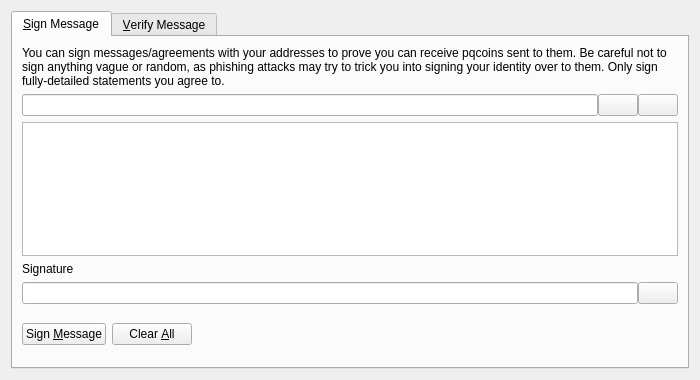
<?xml version="1.0" encoding="UTF-8"?>
<ui version="4.0">
 <class>SignVerifyMessageDialog</class>
 <widget class="QDialog" name="SignVerifyMessageDialog">
  <property name="geometry">
   <rect>
    <x>0</x>
    <y>0</y>
    <width>700</width>
    <height>380</height>
   </rect>
  </property>
  <property name="windowTitle">
   <string>Signatures - Sign / Verify a Message</string>
  </property>
  <property name="modal">
   <bool>true</bool>
  </property>
  <layout class="QVBoxLayout" name="verticalLayout">
   <item>
    <widget class="QTabWidget" name="tabWidget">
     <property name="currentIndex">
      <number>0</number>
     </property>
     <widget class="QWidget" name="tabSignMessage">
      <attribute name="title">
       <string>&amp;Sign Message</string>
      </attribute>
      <layout class="QVBoxLayout" name="verticalLayout_SM">
       <item>
        <widget class="QLabel" name="infoLabel_SM">
         <property name="text">
          <string>You can sign messages/agreements with your addresses to prove you can receive pqcoins sent to them. Be careful not to sign anything vague or random, as phishing attacks may try to trick you into signing your identity over to them. Only sign fully-detailed statements you agree to.</string>
         </property>
         <property name="textFormat">
          <enum>Qt::PlainText</enum>
         </property>
         <property name="wordWrap">
          <bool>true</bool>
         </property>
        </widget>
       </item>
       <item>
        <layout class="QHBoxLayout" name="horizontalLayout_1_SM">
         <property name="spacing">
          <number>0</number>
         </property>
         <item>
          <widget class="QValidatedLineEdit" name="addressIn_SM">
           <property name="toolTip">
            <string>The Pqcoin address to sign the message with</string>
           </property>
          </widget>
         </item>
         <item>
          <widget class="QPushButton" name="addressBookButton_SM">
           <property name="toolTip">
            <string>Choose previously used address</string>
           </property>
           <property name="text">
            <string/>
           </property>
           <property name="icon">
            <iconset resource="../bitcoin.qrc">
             <normaloff>:/icons/address-book</normaloff>:/icons/address-book</iconset>
           </property>
           <property name="shortcut">
            <string>Alt+A</string>
           </property>
           <property name="autoDefault">
            <bool>false</bool>
           </property>
          </widget>
         </item>
         <item>
          <widget class="QPushButton" name="pasteButton_SM">
           <property name="toolTip">
            <string>Paste address from clipboard</string>
           </property>
           <property name="text">
            <string/>
           </property>
           <property name="icon">
            <iconset resource="../bitcoin.qrc">
             <normaloff>:/icons/editpaste</normaloff>:/icons/editpaste</iconset>
           </property>
           <property name="shortcut">
            <string>Alt+P</string>
           </property>
           <property name="autoDefault">
            <bool>false</bool>
           </property>
          </widget>
         </item>
        </layout>
       </item>
       <item>
        <widget class="QPlainTextEdit" name="messageIn_SM">
         <property name="toolTip">
          <string>Enter the message you want to sign here</string>
         </property>
        </widget>
       </item>
       <item>
        <widget class="QLabel" name="signatureLabel_SM">
         <property name="text">
          <string>Signature</string>
         </property>
         <property name="textFormat">
          <enum>Qt::PlainText</enum>
         </property>
        </widget>
       </item>
       <item>
        <layout class="QHBoxLayout" name="horizontalLayout_2_SM">
         <property name="spacing">
          <number>0</number>
         </property>
         <item>
          <widget class="QLineEdit" name="signatureOut_SM">
           <property name="font">
            <font>
             <italic>true</italic>
            </font>
           </property>
           <property name="readOnly">
            <bool>true</bool>
           </property>
          </widget>
         </item>
         <item>
          <widget class="QPushButton" name="copySignatureButton_SM">
           <property name="toolTip">
            <string>Copy the current signature to the system clipboard</string>
           </property>
           <property name="text">
            <string/>
           </property>
           <property name="icon">
            <iconset resource="../bitcoin.qrc">
             <normaloff>:/icons/editcopy</normaloff>:/icons/editcopy</iconset>
           </property>
           <property name="autoDefault">
            <bool>false</bool>
           </property>
          </widget>
         </item>
        </layout>
       </item>
       <item>
        <layout class="QHBoxLayout" name="horizontalLayout_3_SM">
         <item>
          <widget class="QPushButton" name="signMessageButton_SM">
           <property name="toolTip">
            <string>Sign the message to prove you own this Pqcoin address</string>
           </property>
           <property name="text">
            <string>Sign &amp;Message</string>
           </property>
           <property name="icon">
            <iconset resource="../bitcoin.qrc">
             <normaloff>:/icons/edit</normaloff>:/icons/edit</iconset>
           </property>
           <property name="autoDefault">
            <bool>false</bool>
           </property>
          </widget>
         </item>
         <item>
          <widget class="QPushButton" name="clearButton_SM">
           <property name="toolTip">
            <string>Reset all sign message fields</string>
           </property>
           <property name="text">
            <string>Clear &amp;All</string>
           </property>
           <property name="icon">
            <iconset resource="../bitcoin.qrc">
             <normaloff>:/icons/remove</normaloff>:/icons/remove</iconset>
           </property>
           <property name="autoDefault">
            <bool>false</bool>
           </property>
          </widget>
         </item>
         <item>
          <spacer name="horizontalSpacer_1_SM">
           <property name="orientation">
            <enum>Qt::Horizontal</enum>
           </property>
           <property name="sizeHint" stdset="0">
            <size>
             <width>40</width>
             <height>48</height>
            </size>
           </property>
          </spacer>
         </item>
         <item>
          <widget class="QLabel" name="statusLabel_SM">
           <property name="font">
            <font>
             <weight>75</weight>
             <bold>true</bold>
            </font>
           </property>
           <property name="text">
            <string/>
           </property>
           <property name="wordWrap">
            <bool>true</bool>
           </property>
          </widget>
         </item>
         <item>
          <spacer name="horizontalSpacer_2_SM">
           <property name="orientation">
            <enum>Qt::Horizontal</enum>
           </property>
           <property name="sizeHint" stdset="0">
            <size>
             <width>40</width>
             <height>48</height>
            </size>
           </property>
          </spacer>
         </item>
        </layout>
       </item>
      </layout>
     </widget>
     <widget class="QWidget" name="tabVerifyMessage">
      <attribute name="title">
       <string>&amp;Verify Message</string>
      </attribute>
      <layout class="QVBoxLayout" name="verticalLayout_VM">
       <item>
        <widget class="QLabel" name="infoLabel_VM">
         <property name="text">
          <string>Enter the receiver's address, message (ensure you copy line breaks, spaces, tabs, etc. exactly) and signature below to verify the message. Be careful not to read more into the signature than what is in the signed message itself, to avoid being tricked by a man-in-the-middle attack. Note that this only proves the signing party receives with the address, it cannot prove sendership of any transaction!</string>
         </property>
         <property name="textFormat">
          <enum>Qt::PlainText</enum>
         </property>
         <property name="alignment">
          <set>Qt::AlignLeading|Qt::AlignLeft|Qt::AlignTop</set>
         </property>
         <property name="wordWrap">
          <bool>true</bool>
         </property>
        </widget>
       </item>
       <item>
        <layout class="QHBoxLayout" name="horizontalLayout_1_VM">
         <property name="spacing">
          <number>0</number>
         </property>
         <item>
          <widget class="QValidatedLineEdit" name="addressIn_VM">
           <property name="toolTip">
            <string>The Pqcoin address the message was signed with</string>
           </property>
          </widget>
         </item>
         <item>
          <widget class="QPushButton" name="addressBookButton_VM">
           <property name="toolTip">
            <string>Choose previously used address</string>
           </property>
           <property name="text">
            <string/>
           </property>
           <property name="icon">
            <iconset resource="../bitcoin.qrc">
             <normaloff>:/icons/address-book</normaloff>:/icons/address-book</iconset>
           </property>
           <property name="shortcut">
            <string>Alt+A</string>
           </property>
           <property name="autoDefault">
            <bool>false</bool>
           </property>
          </widget>
         </item>
        </layout>
       </item>
       <item>
        <widget class="QPlainTextEdit" name="messageIn_VM"/>
       </item>
       <item>
        <widget class="QValidatedLineEdit" name="signatureIn_VM"/>
       </item>
       <item>
        <layout class="QHBoxLayout" name="horizontalLayout_2_VM">
         <item>
          <widget class="QPushButton" name="verifyMessageButton_VM">
           <property name="toolTip">
            <string>Verify the message to ensure it was signed with the specified Pqcoin address</string>
           </property>
           <property name="text">
            <string>Verify &amp;Message</string>
           </property>
           <property name="icon">
            <iconset resource="../bitcoin.qrc">
             <normaloff>:/icons/transaction_0</normaloff>:/icons/transaction_0</iconset>
           </property>
           <property name="autoDefault">
            <bool>false</bool>
           </property>
          </widget>
         </item>
         <item>
          <widget class="QPushButton" name="clearButton_VM">
           <property name="toolTip">
            <string>Reset all verify message fields</string>
           </property>
           <property name="text">
            <string>Clear &amp;All</string>
           </property>
           <property name="icon">
            <iconset resource="../bitcoin.qrc">
             <normaloff>:/icons/remove</normaloff>:/icons/remove</iconset>
           </property>
           <property name="autoDefault">
            <bool>false</bool>
           </property>
          </widget>
         </item>
         <item>
          <spacer name="horizontalSpacer_1_VM">
           <property name="orientation">
            <enum>Qt::Horizontal</enum>
           </property>
           <property name="sizeHint" stdset="0">
            <size>
             <width>40</width>
             <height>48</height>
            </size>
           </property>
          </spacer>
         </item>
         <item>
          <widget class="QLabel" name="statusLabel_VM">
           <property name="font">
            <font>
             <weight>75</weight>
             <bold>true</bold>
            </font>
           </property>
           <property name="text">
            <string/>
           </property>
           <property name="wordWrap">
            <bool>true</bool>
           </property>
          </widget>
         </item>
         <item>
          <spacer name="horizontalSpacer_2_VM">
           <property name="orientation">
            <enum>Qt::Horizontal</enum>
           </property>
           <property name="sizeHint" stdset="0">
            <size>
             <width>40</width>
             <height>48</height>
            </size>
           </property>
          </spacer>
         </item>
        </layout>
       </item>
      </layout>
     </widget>
    </widget>
   </item>
  </layout>
 </widget>
 <customwidgets>
  <customwidget>
   <class>QValidatedLineEdit</class>
   <extends>QLineEdit</extends>
   <header>qvalidatedlineedit.h</header>
  </customwidget>
 </customwidgets>
 <resources>
  <include location="../bitcoin.qrc"/>
 </resources>
 <connections/>
</ui>
